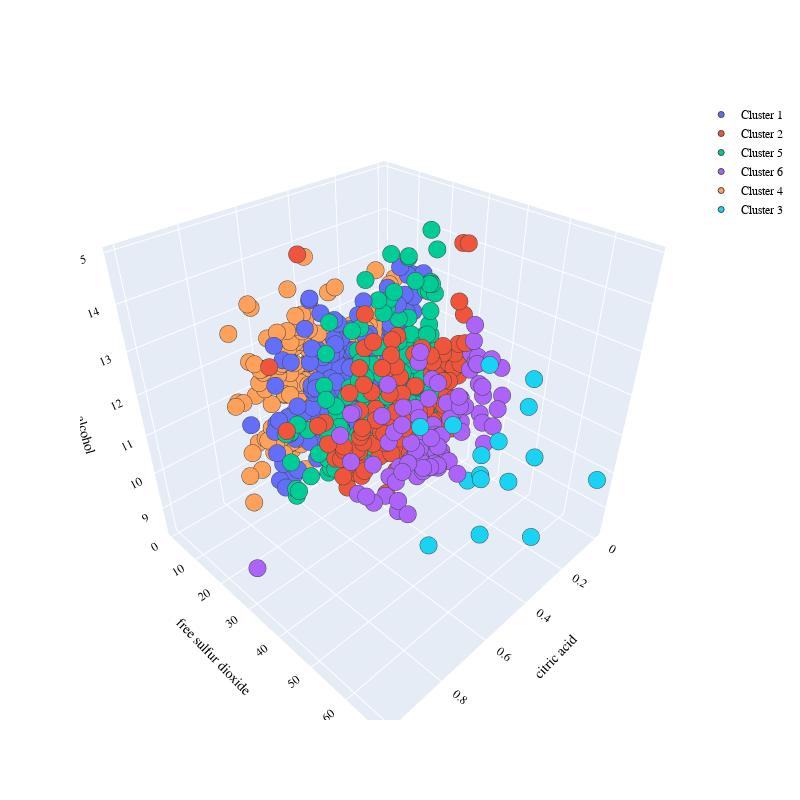

Write notebook code for a chart like this one.
### Markdown cell above
# 
# 
- tracage des clusters dans un graphe 3d en utilisant Plotly

### Code cell
import plotly.graph_objects as go

PLOT = go.Figure()
for i in list(X['segments'].unique()):
    

    PLOT.add_trace(go.Scatter3d(x = X[X['segments']== i]['citric acid'],
                                y =X[X['segments'] == i]['free sulfur dioxide'],
                                z = X[X['segments']== i]['alcohol'],                        
                                mode = 'markers',marker_size = 6, marker_line_width = 1,
                                name = str(i)))
PLOT.update_traces(hovertemplate='citric acid: %{x} <br>free sulfur dioxide %{y} <br>alcohol: %{z}')

    
PLOT.update_layout(width = 800, height = 800, autosize = True, showlegend = True,
                   scene = dict(xaxis=dict(title = 'citric acid', titlefont_color = 'black'),
                                yaxis=dict(title = 'free sulfur dioxide', titlefont_color = 'black'),
                                zaxis=dict(title = 'alcohol', titlefont_color = 'black')),
                   font = dict(family = "Gilroy", color  = 'black', size = 12))

### Figure 1 — Plotly figure (JSON) as saved in the notebook; plotly's stock layout.template omitted (floating-point values rounded to 4 significant figures; data arrays with more than 128 entries replaced by an {"elided": "..."} marker saying what was removed)
{"data": [{"hovertemplate": "citric acid: %{x} <br>free sulfur dioxide %{y} <br>alcohol: %{z}", "marker": {"line": {"width": 1}, "size": 6}, "mode": "markers", "name": "Cluster 1", "type": "scatter3d", "x": {"elided": "274 float values"}, "y": {"elided": "274 int values"}, "z": {"elided": "274 float values"}}, {"hovertemplate": "citric acid: %{x} <br>free sulfur dioxide %{y} <br>alcohol: %{z}", "marker": {"line": {"width": 1}, "size": 6}, "mode": "markers", "name": "Cluster 2", "type": "scatter3d", "x": {"elided": "147 float values"}, "y": {"elided": "147 int values"}, "z": {"elided": "147 float values"}}, {"hovertemplate": "citric acid: %{x} <br>free sulfur dioxide %{y} <br>alcohol: %{z}", "marker": {"line": {"width": 1}, "size": 6}, "mode": "markers", "name": "Cluster 5", "type": "scatter3d", "x": {"elided": "255 float values"}, "y": {"elided": "255 int values"}, "z": {"elided": "255 float values"}}, {"hovertemplate": "citric acid: %{x} <br>free sulfur dioxide %{y} <br>alcohol: %{z}", "marker": {"line": {"width": 1}, "size": 6}, "mode": "markers", "name": "Cluster 6", "type": "scatter3d", "x": [0.56, 0.36, 0.15, 0.44, 0.26, 0.04, 0.56, 0.55, 1, 0.26, 0.26, 0.07, 0.07, 0.53, 0.3, 0.12, 0.4, 0.24, 0.12, 0, 0.03, 0.03, 0.3, 0.6, 0.02, 0.73, 0.73, 0.49, 0.49, 0.49, 0.49, 0.24, 0.49, 0.41, 0.28, 0.27, 0.31, 0.32, 0.24, 0.3, 0.21, 0.44, 0.28, 0.28, 0.45, 0.39, 0.39, 0.39, 0.03, 0.01, 0, 0.19, 0, 0.13, 0.32, 0.12, 0.12, 0.3, 0.29, 0.3, 0.28, 0.28, 0.37, 0, 0, 0.57, 0.2, 0.68, 0.68, 0.3, 0.45, 0.08, 0.54, 0.3, 0.23, 0.43, 0.19, 0.2, 0.38, 0.2, 0.26, 0.25, 0.21, 0, 0.36, 0, 0.21, 0, 0.4, 0.02, 0.02, 0.09, 0.1, 0.32, 0.32, 0.08, 0.3, 0.01, 0.26, 0.26, 0.26, 0.32, 0.29, 0.41, 0.08, 0.1, 0.12], "y": [35, 30, 33, 34, 42, 41, 30, 32, 32, 36, 35, 32, 32, 33, 30, 30, 40.5, 31, 34, 34, 32, 32, 38, 31, 36, 38, 38, 34, 38, 33, 38, 32, 41, 30, 30, 31, 32, 35, 35, 36, 33, 36, 36, 36, 34, 41, 41, 41, 36, 31, 30, 30, 32, 34, 32, 38, 38, 35, 31, 35, 31, 31, 36, 32, 33, 30, 30, 37.5, 37.5, 31, 32, 40, 42, 33, 35, 31, 33, 36, 34, 34, 31, 34, 33, 40, 35, 40, 32, 39, 38, 31, 37, 34, 34, 31, 31, 42, 32, 32, 31, 31, 31, 35, 32, 34, 32, 39, 32], "z": [10.5, 9.4, 10.2, 9.5, 9.5, 10.5, 9.4, 9.4, 9.4, 9.4, 9.4, 9.8, 9.8, 9.2, 9.4, 10.4, 11.9, 9.3, 10.5, 9.9, 12.3, 12.3, 10.2, 10.5, 9.8, 12, 12, 9.3, 9.4, 11.4, 9.1, 11.5, 9.2, 9.3, 9.4, 9.4, 9.8, 9.4, 9.2, 9.5, 9.2, 9.9, 11.7, 11.7, 10.9, 10.9, 10.9, 10.9, 10.6, 11.8, 11.4, 10, 11.2, 10.8, 11, 11.8, 11.8, 9.4, 9.1, 9.4, 9.4, 9.4, 12.7, 11.4, 10.7, 11.6, 9.2, 12.3, 12.3, 9.5, 12, 9.6, 11.8, 9.5, 10.1, 10.4, 9.4, 9.3, 9.8, 9.3, 9.2, 9.2, 9.9, 10.7, 12.4, 10.7, 9.9, 11.4, 11.3, 11.07, 11.6, 10.4, 9.7, 10, 10, 10.2, 9, 11.3, 9.9, 9.9, 9.9, 9.5, 9.8, 11.4, 10.5, 11.2, 10.2]}, {"hovertemplate": "citric acid: %{x} <br>free sulfur dioxide %{y} <br>alcohol: %{z}", "marker": {"line": {"width": 1}, "size": 6}, "mode": "markers", "name": "Cluster 4", "type": "scatter3d", "x": {"elided": "342 float values"}, "y": {"elided": "342 int values"}, "z": {"elided": "342 float values"}}, {"hovertemplate": "citric acid: %{x} <br>free sulfur dioxide %{y} <br>alcohol: %{z}", "marker": {"line": {"width": 1}, "size": 6}, "mode": "markers", "name": "Cluster 3", "type": "scatter3d", "x": [0.02, 0.02, 0.32, 0.21, 0.1, 0.36, 0.33, 0.32, 0.51, 0, 0.01, 0.22, 0, 0.17, 0.37, 0.5, 0.5, 0.33], "y": [68, 68, 43, 46, 45, 53, 52, 51, 45, 48, 48, 43, 51, 52, 55, 48, 48, 66], "z": [9.9, 9.9, 11.1, 9.5, 10, 11, 10.2, 12.9, 11.8, 11.5, 10.8, 9.2, 9.5, 9.5, 9, 8.8, 8.8, 9.5]}], "layout": {"autosize": true, "font": {"color": "black", "family": "Gilroy", "size": 12}, "height": 800, "scene": {"xaxis": {"title": {"font": {"color": "black"}, "text": "citric acid"}}, "yaxis": {"title": {"font": {"color": "black"}, "text": "free sulfur dioxide"}}, "zaxis": {"title": {"font": {"color": "black"}, "text": "alcohol"}}}, "showlegend": true, "width": 800}}
